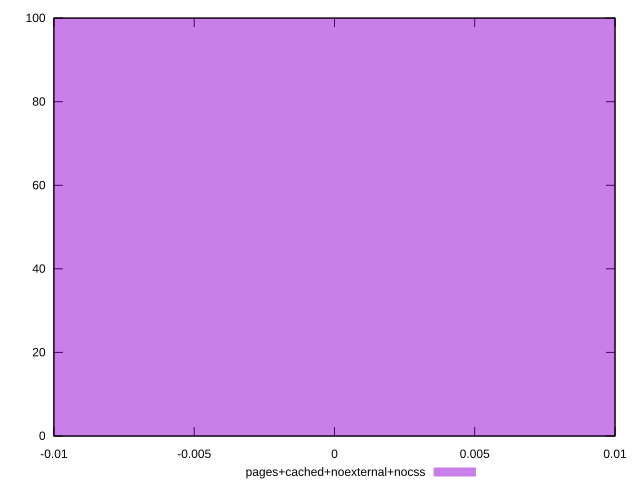

The script that saved this image:
reset

$pagesCachedNoexternalNocss <<EOF
0 100
EOF

set key outside below
set boxwidth 0.1
set xrange [-0.01:0.01]
set yrange [0:100]
set trange [0:100]
set style fill transparent solid 0.5 noborder
set terminal svg size 640, 490 enhanced background rgb 'white'
set output "report_00007_2020-12-11T15:55:29.892Z/uses-rel-preconnect/comparison/histogram/9_vs_10.svg"

plot $pagesCachedNoexternalNocss title "pages+cached+noexternal+nocss" with boxes

reset
